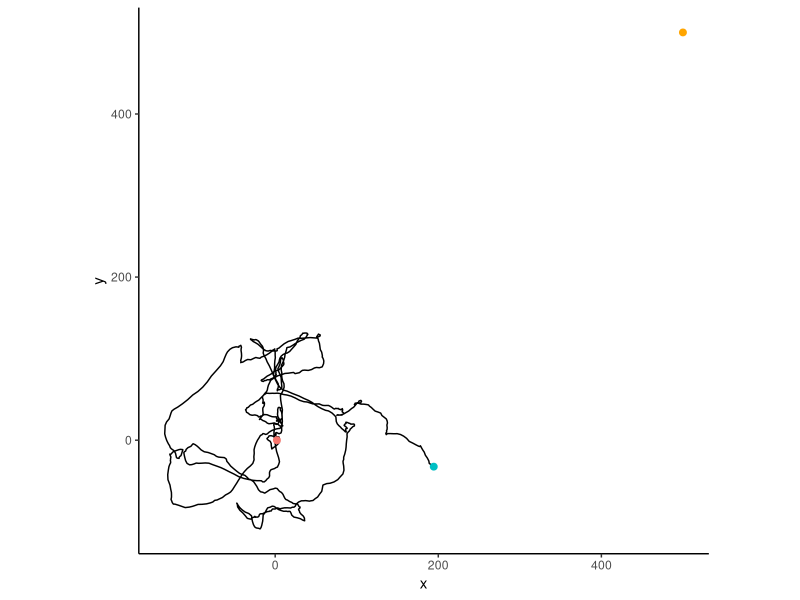
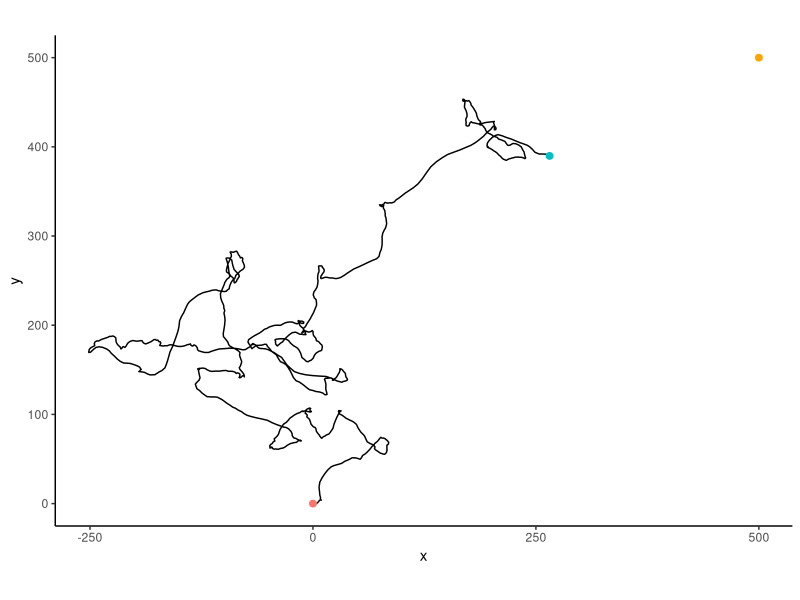
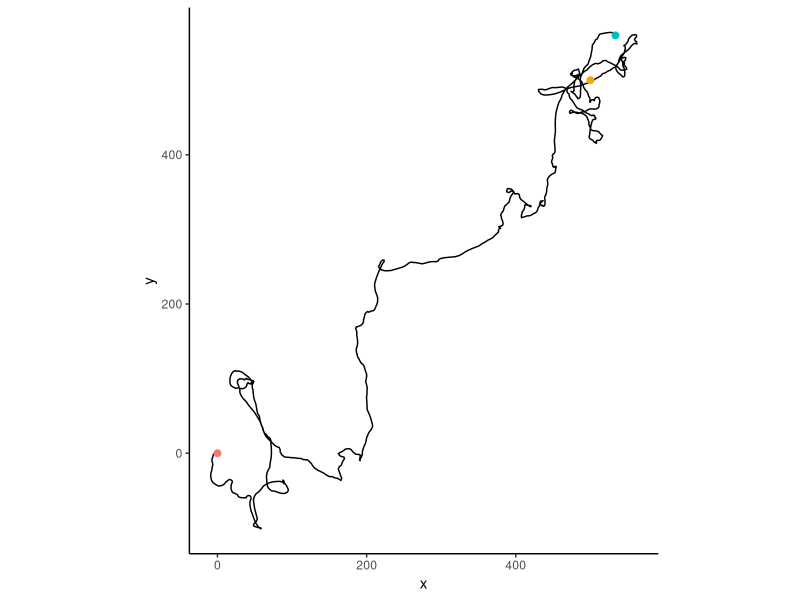

Here is the R script that generated these plots, in order:
library(dplyr)
library(ggplot2)
library(patchwork)
library(tidyr)

theme_set(theme_classic())
set.seed(1001)

# Starting parameters
x0 <- y0 <- b0 <- 0
nsteps <- 1000
sigma <- 1
beta <- 0.1
# Attractor
xn <- yn <- nsteps / 2
attractor <- tibble(x = xn, y = yn)

# Continuous time correlated random walk ----------------------------------

# v_c(t+1) = gamma_c + exp(-beta)(v_c(t) - gamma_c) + epsilon_c(1); var(epsilon)=sigma^2(1-exp(-2beta))/(2beta)

vx <- vy <- numeric(nsteps)
ctcrw_sd <- sqrt(sigma^2 * (1 - exp(-2 * beta)) / (2 * beta))
epsilon_x <- rnorm(nsteps, mean = 0, sd = ctcrw_sd)
epsilon_y <- rnorm(nsteps, mean = 0, sd = ctcrw_sd)
vx[1] <- epsilon_x[1]
vy[1] <- epsilon_y[1]
for (t in 2:nsteps) {
  vx[t] <- exp(-beta) * vx[t - 1] + epsilon_x[t]
  vy[t] <- exp(-beta) * vy[t - 1] + epsilon_y[t]
}

x <- x0 + cumsum(vx)
y <- y0 + cumsum(vy)

crw <- tibble(
  t = seq(nsteps),
  vx = vx,
  vy = vy,
  x = x,
  y = y
)

ggplot(crw, aes(x, y)) +
  geom_path() +
  geom_point(aes(color = factor(t)), slice(crw, 1, nsteps), size = 2) +
  geom_point(data = attractor, size = 2, color = "orange") +
  coord_fixed() +
  theme(legend.position = "none")


# Continuous time biased random walk --------------------------------------

vx <- vy <- x <- y <- numeric(nsteps)
ctcrw_sd <- sqrt(sigma^2 * (1 - exp(-2 * beta)) / (2 * beta))
epsilon_x <- rnorm(nsteps, mean = 0, sd = ctcrw_sd)
epsilon_y <- rnorm(nsteps, mean = 0, sd = ctcrw_sd)
vx[1] <- epsilon_x[1]
vy[1] <- epsilon_y[1]
x[1] <- x0
y[1] <- y0
for (t in 2:nsteps) {
  bearing <- atan2(yn - y[t - 1], xn - x[t - 1])
  gamma_x <- cos(bearing)
  gamma_y <- sin(bearing)
  vx[t] <- gamma_x + exp(-beta) * (vx[t - 1] - gamma_x) + epsilon_x[t]
  vy[t] <- gamma_y + exp(-beta) * (vy[t - 1] - gamma_y) + epsilon_y[t]
  x[t] <- x[t - 1] + vx[t]
  y[t] <- y[t - 1] + vy[t]
}

brw <- tibble(
  t = seq(nsteps),
  vx = vx,
  vy = vy,
  x = x,
  y = y
)

ggplot(brw, aes(x, y)) +
  geom_path() +
  geom_point(aes(color = factor(t)), slice(brw, 1, nsteps), size = 2) +
  geom_point(data = attractor, size = 2, color = "orange") +
  coord_fixed() +
  theme(legend.position = "none")

# Continuous time biased random walk 2 ------------------------------------

vx <- vy <- x <- y <- numeric(nsteps)
ctcrw_sd <- sqrt(sigma^2 * (1 - exp(-2 * beta)) / (2 * beta))
epsilon_x <- rnorm(nsteps, mean = 0, sd = ctcrw_sd)
epsilon_y <- rnorm(nsteps, mean = 0, sd = ctcrw_sd)
vx[1] <- epsilon_x[1]
vy[1] <- epsilon_y[1]
x[1] <- x0
y[1] <- y0
for (t in 2:nsteps) {
  bearing <- atan2(yn - y[t - 1], xn - x[t - 1])
  distance <- sqrt((yn - y[t - 1])^2 + (xn - x[t - 1])^2)
  gamma_x <- cos(bearing)
  gamma_y <- sin(bearing)
  vx[t] <- gamma_x + exp(-beta) * (vx[t - 1] - gamma_x) + epsilon_x[t]
  vy[t] <- gamma_y + exp(-beta) * (vy[t - 1] - gamma_y) + epsilon_y[t]
  x[t] <- x[t - 1] + vx[t]
  y[t] <- y[t - 1] + vy[t]
}

brw <- tibble(
  t = seq(nsteps),
  vx = vx,
  vy = vy,
  x = x,
  y = y
)

ggplot(brw, aes(x, y)) +
  geom_path() +
  geom_point(aes(color = factor(t)), slice(brw, 1, nsteps), size = 2) +
  geom_point(data = attractor, size = 2, color = "orange") +
  coord_fixed() +
  theme(legend.position = "none")
